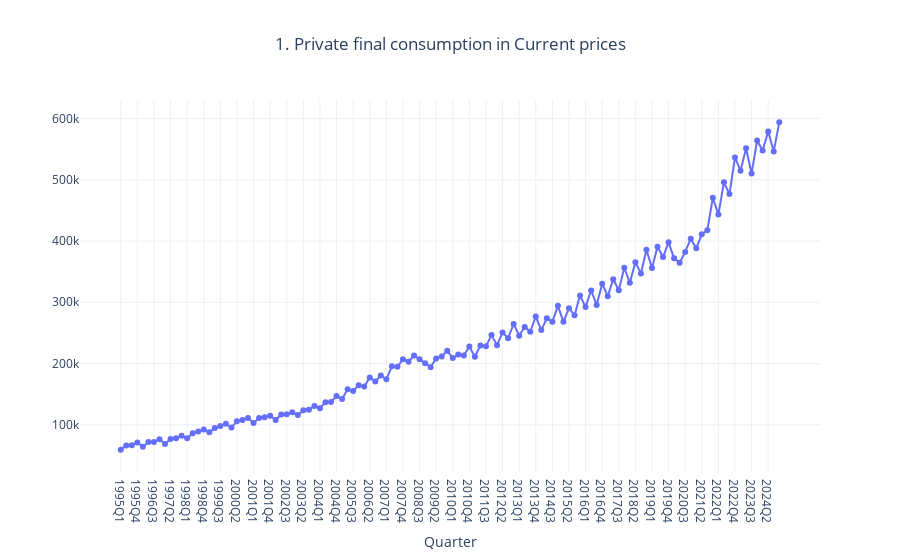

The notebook cell this image was saved under:
### Code cell
def charts_grossDomesticProduct(GDP:requests.Response,value_unit:str,Category)->go.Figure:
    return (
        convert_to_df(GDP)
        .set_index(['Value unit','Category'])
        .loc[pd.IndexSlice[value_unit, Category,:], :]#.T
        .reset_index().T
        .iloc[2:].reset_index(names = 'Quarter')
        .rename(columns = {0:Category})
        .assign(**{Category: lambda x: x[Category].astype(float)})
        .plot(x='Quarter', y=Category, title = f"{Category} in {value_unit}", kind='line', markers=True, template='plotly_white')
        .update_layout(title_x = 0.5)   
        .update_yaxes(title_text = '')
    )

charts_grossDomesticProduct(GDP,value_unit= 'Current prices', Category = '1. Private final consumption')

### Figure 1 — Plotly figure (JSON) as saved in the notebook; plotly's stock layout.template omitted (floating-point values rounded to 4 significant figures)
{"data": [{"hovertemplate": "Quarter=%{x}<br>1. Private final consumption=%{y}<extra></extra>", "legendgroup": "", "line": {"color": "#636efa", "dash": "solid"}, "marker": {"symbol": "circle"}, "mode": "lines+markers", "name": "", "orientation": "v", "showlegend": false, "type": "scatter", "x": ["1995Q1", "1995Q2", "1995Q3", "1995Q4", "1996Q1", "1996Q2", "1996Q3", "1996Q4", "1997Q1", "1997Q2", "1997Q3", "1997Q4", "1998Q1", "1998Q2", "1998Q3", "1998Q4", "1999Q1", "1999Q2", "1999Q3", "1999Q4", "2000Q1", "2000Q2", "2000Q3", "2000Q4", "2001Q1", "2001Q2", "2001Q3", "2001Q4", "2002Q1", "2002Q2", "2002Q3", "2002Q4", "2003Q1", "2003Q2", "2003Q3", "2003Q4", "2004Q1", "2004Q2", "2004Q3", "2004Q4", "2005Q1", "2005Q2", "2005Q3", "2005Q4", "2006Q1", "2006Q2", "2006Q3", "2006Q4", "2007Q1", "2007Q2", "2007Q3", "2007Q4", "2008Q1", "2008Q2", "2008Q3", "2008Q4", "2009Q1", "2009Q2", "2009Q3", "2009Q4", "2010Q1", "2010Q2", "2010Q3", "2010Q4", "2011Q1", "2011Q2", "2011Q3", "2011Q4", "2012Q1", "2012Q2", "2012Q3", "2012Q4", "2013Q1", "2013Q2", "2013Q3", "2013Q4", "2014Q1", "2014Q2", "2014Q3", "2014Q4", "2015Q1", "2015Q2", "2015Q3", "2015Q4", "2016Q1", "2016Q2", "2016Q3", "2016Q4", "2017Q1", "2017Q2", "2017Q3", "2017Q4", "2018Q1", "2018Q2", "2018Q3", "2018Q4", "2019Q1", "2019Q2", "2019Q3", "2019Q4", "2020Q1", "2020Q2", "2020Q3", "2020Q4", "2021Q1", "2021Q2", "2021Q3", "2021Q4", "2022Q1", "2022Q2", "2022Q3", "2022Q4", "2023Q1", "2023Q2", "2023Q3", "2023Q4", "2024Q1", "2024Q2", "2024Q3", "2024Q4"], "xaxis": "x", "y": [59393, 66165, 66669, 70976, 64243, 71740, 71942, 76479, 68814, 76883, 78105, 81982, 77899, 86036, 89006, 92346, 87832, 94777, 98154, 101631, 95422, 105898, 107771, 111184, 103049, 110995, 112332, 114879, 107802, 116635, 117158, 120263, 115976, 123519, 124572, 130482, 127096, 136655, 137318, 146934, 141941, 157973, 155340, 164696, 162286, 177280, 170643, 180437, 174191, 195497, 194534, 207078, 202838, 213225, 206923, 200507, 194060, 208326, 211659, 220752, 208958, 214615, 213249, 227594, 211047, 229585, 228323, 246359, 229847, 250752, 241301, 264547, 245434, 259586, 252047, 276752, 254617, 273908, 268030, 294191, 268301, 290269, 278625, 310921, 292282, 319315, 295713, 330412, 309876, 337684, 319581, 356369, 331848, 365424, 347099, 385812, 355771, 390743, 374007, 397832, 371762, 364521, 382155, 403521, 388003, 410919, 417680, 470462, 443099, 495744, 476605, 536509, 514846, 551475, 510033, 564106, 547750, 578964, 546104, 593704], "yaxis": "y"}], "layout": {"legend": {"tracegroupgap": 0}, "title": {"text": "1. Private final consumption in Current prices", "x": 0.5}, "xaxis": {"anchor": "y", "domain": [0, 1], "title": {"text": "Quarter"}}, "yaxis": {"anchor": "x", "domain": [0, 1], "title": {"text": ""}}}}
